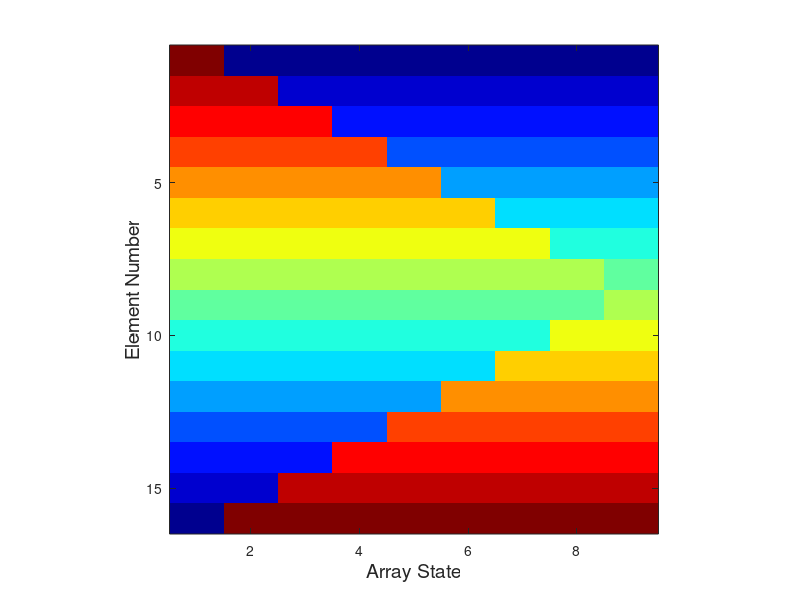

MATLAB code for this plot:
%%%%%%%%%%%%%%%%%%%%%%%%%%%%%%%%%%%%%%%%%%%%%%%%%%%%%%%%%%%%%%%%%%%%%%%%%%%
% TItle: Selection Sort Algorithm Visualisation for Reversed Arrays
% Author: 
% Rev Date: 
%%%%%%%%%%%%%%%%%%%%%%%%%%%%%%%%%%%%%%%%%%%%%%%%%%%%%%%%%%%%%%%%%%%%%%%%%%%
clear all;
close all;
clc;
N = 16; % Length of array to be sorted
V = N:-1:1; % Generate an array containing integers from N down to 1
changeNumber = 1;
arrayState(1:N,changeNumber) = V;
changeNumber = changeNumber + 1;
for currentFocus = 1:numel(V)
    lowestPos = currentFocus;
    for rhs = currentFocus+1:length(V)
        if(V(rhs) < V(lowestPos))
            lowestPos = rhs;
        end % if
    end % for
    if(lowestPos~=currentFocus)
        temp = V(lowestPos);
        V(lowestPos) = V(currentFocus);
        V(currentFocus) = temp;
        arrayState(1:N,changeNumber) = V;
        changeNumber = changeNumber + 1;
    end % if
end % for

figure;
imagesc(arrayState);
axis square;
colormap jet;
ylabel('Element Number','FontSize',14);
xlabel('Array State','FontSize',14);
% Store High-resolution Image Suitable for use in Reports
print -f1 -r300 -dbmp selectionSortVisualisation.bmp